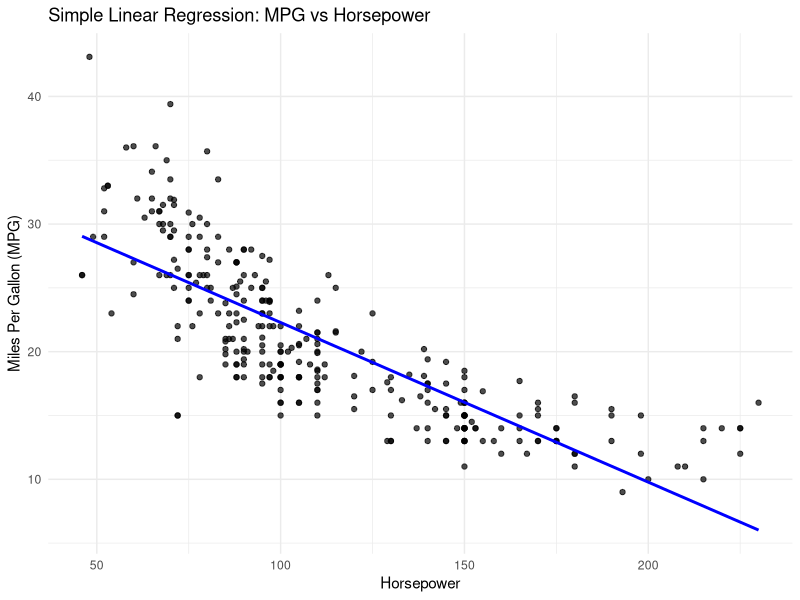
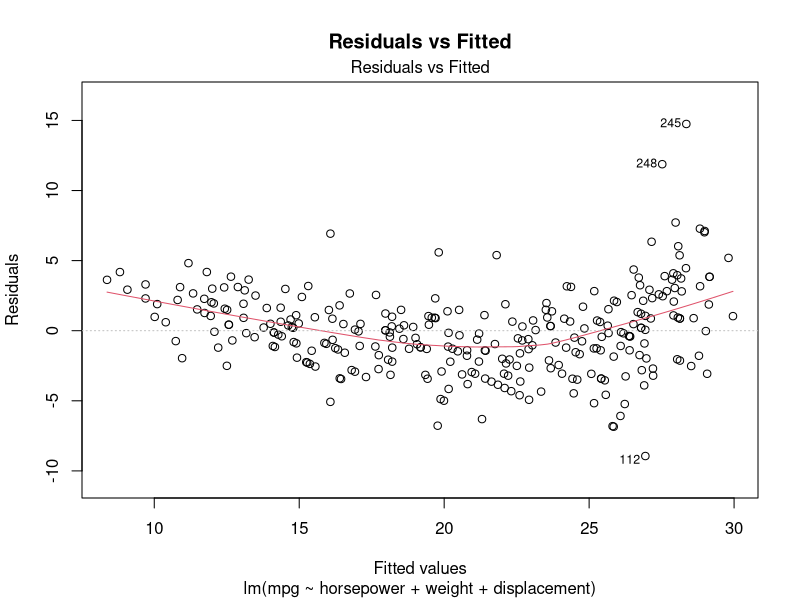
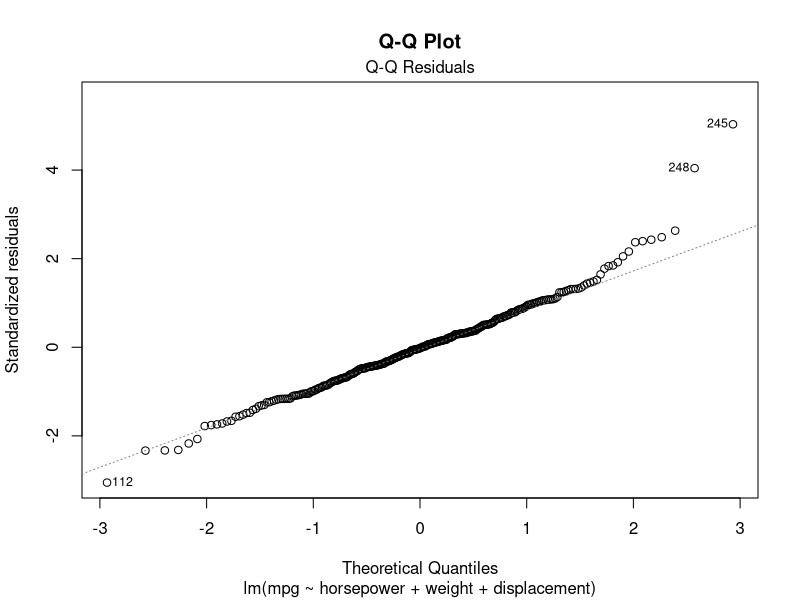
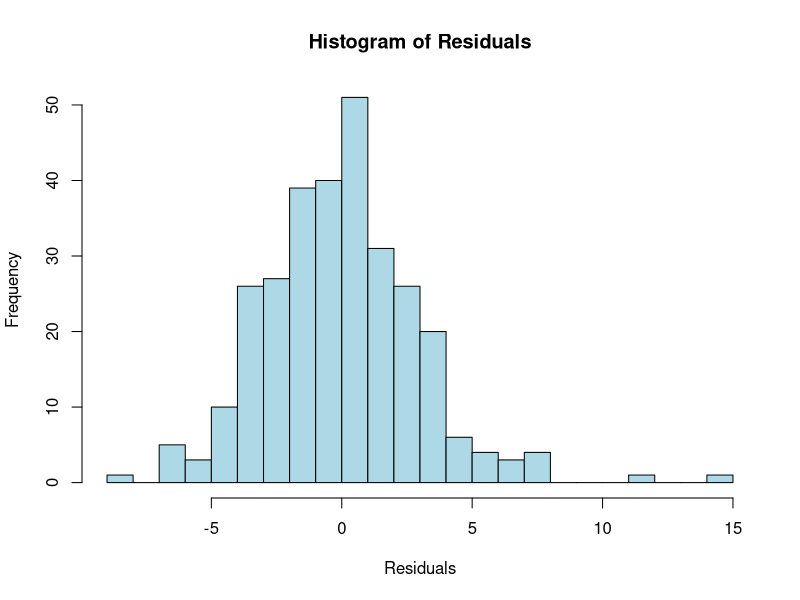
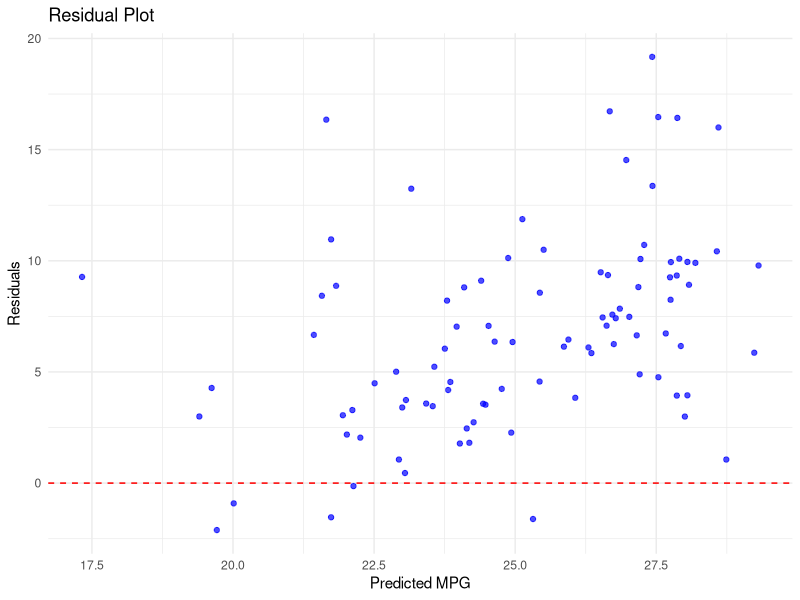
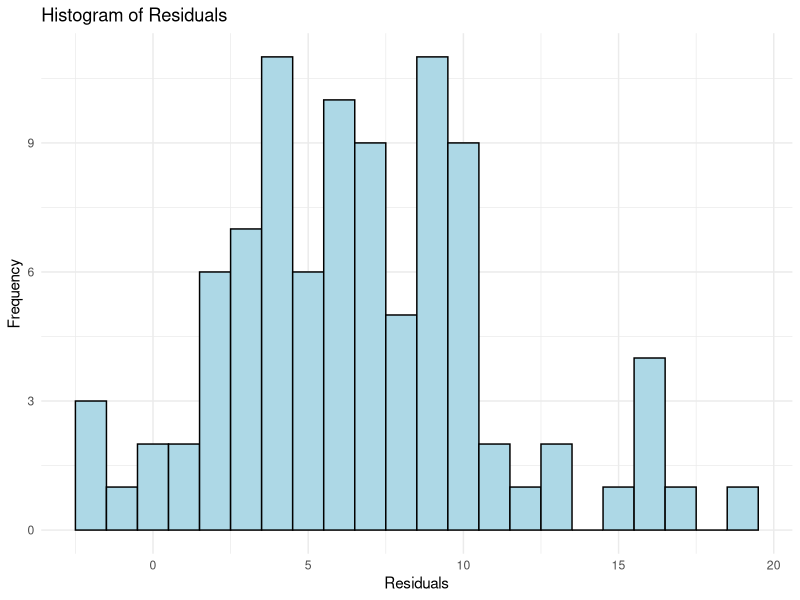

These figures' R source, in order:
# Load necessary libraries
library(ggplot2)

# Load the dataset
auto_mpg <- read.csv("auto-mpg.csv")

# Convert 'horsepower' to numeric (handle non-numeric values if any)
auto_mpg$horsepower <- as.numeric(as.character(auto_mpg$horsepower))

# Split the data
train_data <- auto_mpg[1:300, ]  # First 300 rows for training
test_data <- auto_mpg[301:398, ] # Remaining 98 rows for testing

# Set 1: Simple Linear Regression

# Perform Simple Linear Regression
simple_model <- lm(mpg ~ horsepower, data = train_data)

# Summary of the regression model
summary(simple_model)

# Extract regression metrics
multiple_r_squared <- summary(simple_model)$r.squared
adjusted_r_squared <- summary(simple_model)$adj.r.squared

# Regression Equation
coefficients <- coef(simple_model)
regression_equation <- paste0("mpg = ", round(coefficients[1], 2), 
                              " + ", round(coefficients[2], 2), " * horsepower")

# Display the results
cat("Simple Regression Equation: ", regression_equation, "\n")
cat("Multiple R-squared: ", multiple_r_squared, "\n")
cat("Adjusted R-squared: ", adjusted_r_squared, "\n")

# Plot the data with the regression line
ggplot(data = train_data, aes(x = horsepower, y = mpg)) +
  geom_point(alpha = 0.7) +
  geom_smooth(method = "lm", se = FALSE, color = "blue") +
  labs(title = "Simple Linear Regression: MPG vs Horsepower",
       x = "Horsepower",
       y = "Miles Per Gallon (MPG)") +
  theme_minimal()

# Set 2: Multiple Linear Regression

# Perform Multiple Linear Regression
multiple_model <- lm(mpg ~ horsepower + weight + displacement, data = train_data)

# Summary of the regression model
summary_output <- summary(multiple_model)

# Extract regression metrics
multiple_r_squared <- summary_output$r.squared
adjusted_r_squared <- summary_output$adj.r.squared

# Regression Equation
coefficients <- coef(multiple_model)
regression_equation <- paste0("mpg = ", round(coefficients[1], 2), 
                              " + ", round(coefficients[2], 2), " * horsepower",
                              " + ", round(coefficients[3], 2), " * weight",
                              " + ", round(coefficients[4], 2), " * displacement")

# Display the results
cat("Multiple Regression Equation: ", regression_equation, "\n")
cat("Multiple R-squared: ", multiple_r_squared, "\n")
cat("Adjusted R-squared: ", adjusted_r_squared, "\n")

# Diagnostic Plots
# Residuals vs Fitted Values
plot(multiple_model, which = 1, main = "Residuals vs Fitted")

# Q-Q Plot to check normality
plot(multiple_model, which = 2, main = "Q-Q Plot")

# Histogram of residuals
residuals <- residuals(multiple_model)
hist(residuals, breaks = 20, main = "Histogram of Residuals", xlab = "Residuals", col = "lightblue", border = "black")

# Set 3: Model Evaluation and Testing

# Best-performing model from Step 2 (example: multiple regression model)
best_model <- lm(mpg ~ horsepower + weight + displacement, data = train_data)

# Use the model to predict mpg for the test data
test_data$predicted_mpg <- predict(best_model, newdata = test_data)

# Calculate residuals
test_data$residuals <- test_data$mpg - test_data$predicted_mpg

# Compare predicted vs actual mpg
comparison <- data.frame(
  Actual_MPG = test_data$mpg,
  Predicted_MPG = test_data$predicted_mpg,
  Residuals = test_data$residuals
)

# Print comparison
print(head(comparison, 10))

# Residual Plot
ggplot(data = test_data, aes(x = predicted_mpg, y = residuals)) +
  geom_point(alpha = 0.7, color = "blue") +
  geom_hline(yintercept = 0, linetype = "dashed", color = "red") +
  labs(title = "Residual Plot",
       x = "Predicted MPG",
       y = "Residuals") +
  theme_minimal()

# Histogram of Residuals
ggplot(data = test_data, aes(x = residuals)) +
  geom_histogram(binwidth = 1, fill = "lightblue", color = "black") +
  labs(title = "Histogram of Residuals",
       x = "Residuals",
       y = "Frequency") +
  theme_minimal()
